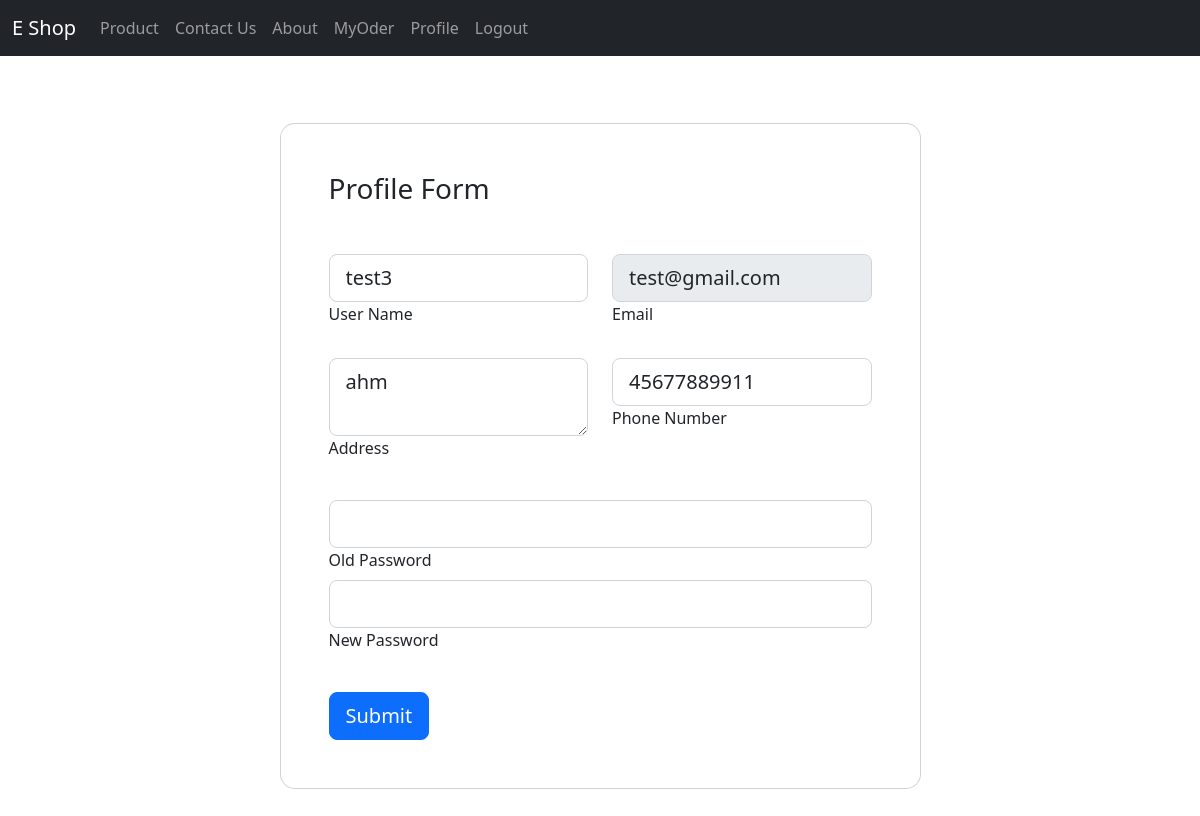
The page /profile (signed in) on the database its author committed.
### app1/models.py (models this page shows)
class Userregister(models.Model):
    name=models.CharField(max_length=200)
    email=models.EmailField()
    number=models.IntegerField()
    address=models.TextField()
    password=models.CharField(max_length=12)

### app1/views.py (the view, shortened to what this page needs)
# urls.py: path('profile',profile,name="profile1"),
def profile(request):
    if 'email' in request.session:
        user=Userregister.objects.get(email=request.session['email'])
        return render(request,'profile.html',{'user':user})
    else:
        return redirect('login')

### app1/templates/profile.html (shortened to what this page needs)
{% extends 'base.html' %}
        {% block abc %}
        <section class="vh-100 gradient-custom">
            <div class="container py-5 h-100">
              <div class="row justify-content-center align-items-center h-100">
                <div class="col-12 col-lg-9 col-xl-7">
                  <div class="card shadow-2-strong card-registration" style="border-radius: 15px;">
                    <div class="card-body p-4 p-md-5">
                      <h3 class="mb-4 pb-2 pb-md-0 mb-md-5">Profile Form</h3>
                      <form method="post">
                        <div class="row">
                          <div class="col-md-6 mb-4">
                            <div class="form-outline">
                              <input type="text" id="firstName" value={{user.name}} name="name" class="form-control form-control-lg" />
                              <label class="form-label" for="firstName">User Name</label>
                            </div>
                          </div>
                          <div class="col-md-6 mb-4">
                            <div class="form-outline">
                                <input type="email" id="emailAddress" value={{user.email}} name="email" class="form-control form-control-lg" readonly />
                                <label class="form-label" for="emailAddress">Email</label>
                              </div>
                          </div>
                        </div>
                        <div class="row">
                          <div class="col-md-6 mb-4 pb-2">
                            <div class="form-outline">
                                <textarea name="address" id="lastName"  class="form-control form-control-lg">{{user.address}}</textarea>
                                <label class="form-label" for="lastName">Address</label>
                              </div>
                          </div>
                          <div class="col-md-6 mb-4 pb-2">
                            <div class="form-outline">
                              <input type="tel" id="phoneNumber" value={{user.number}} name="number" class="form-control form-control-lg" required />
                              <label class="form-label" for="phoneNumber">Phone Number</label>
                            </div>
                          </div>
                        </div>
                        <div class="row">
                            <div class="form-outline">
                                <input type="password" id="emailAddress"  name="oldpassword" class="form-control form-control-lg"  />
                                <label class="form-label" for="emailAddress">Old Password</label>
                              </div>
                        </div>
                        <div class="row">
                            <div class="form-outline">
                                <input type="password" id="emailAddress" name="newpassword" class="form-control form-control-lg"  />
                                <label class="form-label" for="emailAddress">New Password</label>
                              </div>
                        </div>
                        <div class="mt-4 pt-2">
                          <input class="btn btn-primary btn-lg" type="submit" value="Submit" />
                        </div>
                      </form>
                    </div>
                  </div>
                </div>
              </div>
            </div>
          </section>
{% endblock %}

### rows shown on the page
Userregister: name "test3", email "test@gmail.com", address "ahm", number "45677889911"
